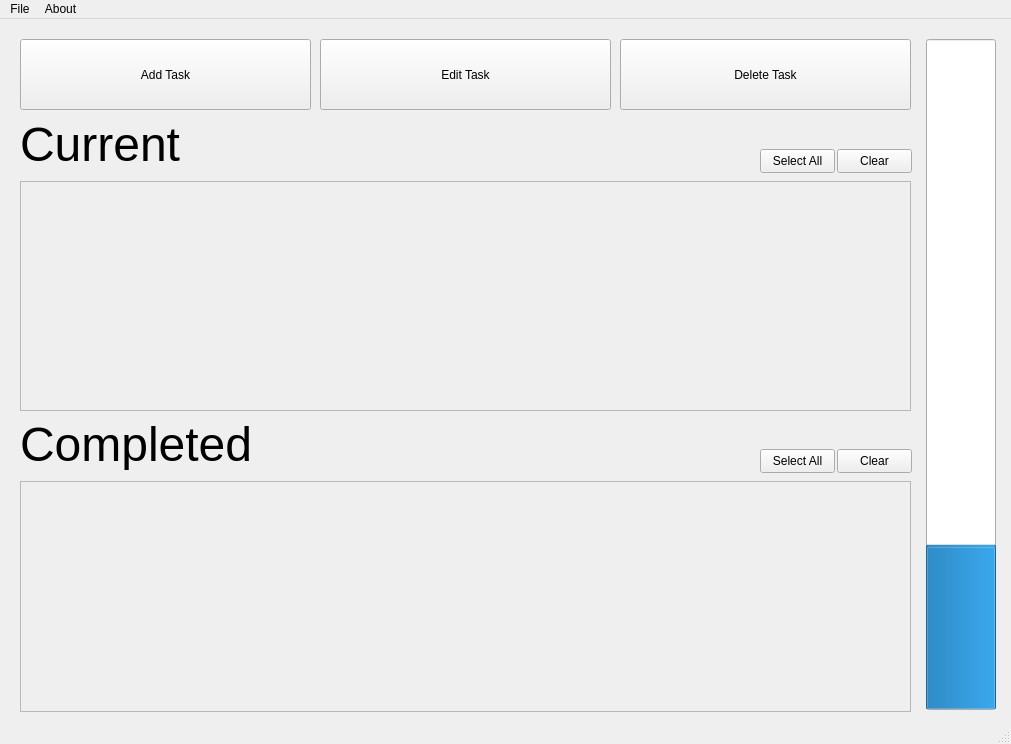
<?xml version="1.0" encoding="UTF-8"?>
<ui version="4.0">
 <class>MainWindow</class>
 <widget class="QMainWindow" name="MainWindow">
  <property name="geometry">
   <rect>
    <x>0</x>
    <y>0</y>
    <width>1011</width>
    <height>744</height>
   </rect>
  </property>
  <property name="windowTitle">
   <string>To-do List</string>
  </property>
  <widget class="QWidget" name="centralwidget">
   <widget class="QPushButton" name="addTask">
    <property name="geometry">
     <rect>
      <x>20</x>
      <y>20</y>
      <width>291</width>
      <height>71</height>
     </rect>
    </property>
    <property name="text">
     <string>Add Task</string>
    </property>
    <property name="checkable">
     <bool>false</bool>
    </property>
   </widget>
   <widget class="QPushButton" name="editTask">
    <property name="geometry">
     <rect>
      <x>320</x>
      <y>20</y>
      <width>291</width>
      <height>71</height>
     </rect>
    </property>
    <property name="text">
     <string>Edit Task</string>
    </property>
   </widget>
   <widget class="QProgressBar" name="progressBar">
    <property name="geometry">
     <rect>
      <x>926</x>
      <y>20</y>
      <width>70</width>
      <height>671</height>
     </rect>
    </property>
    <property name="sizePolicy">
     <sizepolicy hsizetype="Expanding" vsizetype="Expanding">
      <horstretch>0</horstretch>
      <verstretch>0</verstretch>
     </sizepolicy>
    </property>
    <property name="value">
     <number>24</number>
    </property>
    <property name="orientation">
     <enum>Qt::Orientation::Vertical</enum>
    </property>
   </widget>
   <widget class="QPushButton" name="deleteTask">
    <property name="geometry">
     <rect>
      <x>620</x>
      <y>20</y>
      <width>291</width>
      <height>71</height>
     </rect>
    </property>
    <property name="text">
     <string>Delete Task</string>
    </property>
   </widget>
   <widget class="QScrollArea" name="sArea1">
    <property name="geometry">
     <rect>
      <x>20</x>
      <y>162</y>
      <width>891</width>
      <height>230</height>
     </rect>
    </property>
    <property name="verticalScrollBarPolicy">
     <enum>Qt::ScrollBarPolicy::ScrollBarAlwaysOff</enum>
    </property>
    <property name="horizontalScrollBarPolicy">
     <enum>Qt::ScrollBarPolicy::ScrollBarAsNeeded</enum>
    </property>
    <property name="sizeAdjustPolicy">
     <enum>QAbstractScrollArea::SizeAdjustPolicy::AdjustIgnored</enum>
    </property>
    <property name="widgetResizable">
     <bool>true</bool>
    </property>
    <widget class="QWidget" name="scrollAreaWidgetContents">
     <property name="geometry">
      <rect>
       <x>0</x>
       <y>0</y>
       <width>889</width>
       <height>228</height>
      </rect>
     </property>
    </widget>
   </widget>
   <widget class="QLabel" name="label">
    <property name="geometry">
     <rect>
      <x>20</x>
      <y>100</y>
      <width>291</width>
      <height>51</height>
     </rect>
    </property>
    <property name="font">
     <font>
      <pointsize>36</pointsize>
     </font>
    </property>
    <property name="text">
     <string>Current</string>
    </property>
   </widget>
   <widget class="QLabel" name="label_2">
    <property name="geometry">
     <rect>
      <x>20</x>
      <y>400</y>
      <width>291</width>
      <height>51</height>
     </rect>
    </property>
    <property name="font">
     <font>
      <pointsize>36</pointsize>
     </font>
    </property>
    <property name="text">
     <string>Completed</string>
    </property>
   </widget>
   <widget class="QScrollArea" name="sArea2">
    <property name="geometry">
     <rect>
      <x>20</x>
      <y>462</y>
      <width>891</width>
      <height>231</height>
     </rect>
    </property>
    <property name="verticalScrollBarPolicy">
     <enum>Qt::ScrollBarPolicy::ScrollBarAlwaysOff</enum>
    </property>
    <property name="widgetResizable">
     <bool>true</bool>
    </property>
    <widget class="QWidget" name="scrollAreaWidgetContents_3">
     <property name="geometry">
      <rect>
       <x>0</x>
       <y>0</y>
       <width>889</width>
       <height>229</height>
      </rect>
     </property>
    </widget>
   </widget>
   <widget class="QPushButton" name="cur_clear">
    <property name="geometry">
     <rect>
      <x>837</x>
      <y>130</y>
      <width>75</width>
      <height>24</height>
     </rect>
    </property>
    <property name="text">
     <string>Clear</string>
    </property>
   </widget>
   <widget class="QPushButton" name="cur_selectall">
    <property name="enabled">
     <bool>true</bool>
    </property>
    <property name="geometry">
     <rect>
      <x>760</x>
      <y>130</y>
      <width>75</width>
      <height>24</height>
     </rect>
    </property>
    <property name="text">
     <string>Select All</string>
    </property>
   </widget>
   <widget class="QPushButton" name="com_clear">
    <property name="geometry">
     <rect>
      <x>837</x>
      <y>430</y>
      <width>75</width>
      <height>24</height>
     </rect>
    </property>
    <property name="text">
     <string>Clear</string>
    </property>
   </widget>
   <widget class="QPushButton" name="com_selectall">
    <property name="geometry">
     <rect>
      <x>760</x>
      <y>430</y>
      <width>75</width>
      <height>24</height>
     </rect>
    </property>
    <property name="text">
     <string>Select All</string>
    </property>
   </widget>
  </widget>
  <widget class="QMenuBar" name="menubar">
   <property name="geometry">
    <rect>
     <x>0</x>
     <y>0</y>
     <width>1011</width>
     <height>22</height>
    </rect>
   </property>
   <widget class="QMenu" name="menuFile">
    <property name="title">
     <string>File</string>
    </property>
    <addaction name="actionImport_Save"/>
    <addaction name="actionExport_Save"/>
   </widget>
   <widget class="QMenu" name="menuAbout">
    <property name="title">
     <string>About</string>
    </property>
    <addaction name="actionAbout_this_application"/>
    <addaction name="actionHelp"/>
   </widget>
   <addaction name="menuFile"/>
   <addaction name="menuAbout"/>
  </widget>
  <widget class="QStatusBar" name="statusbar"/>
  <action name="actionImport_Save">
   <property name="text">
    <string>Import Save</string>
   </property>
  </action>
  <action name="actionExport_Save">
   <property name="text">
    <string>Export Save</string>
   </property>
  </action>
  <action name="actionHelp">
   <property name="text">
    <string>Help</string>
   </property>
  </action>
  <action name="actionAbout_this_application">
   <property name="text">
    <string>About this application</string>
   </property>
  </action>
 </widget>
 <resources/>
 <connections/>
</ui>
